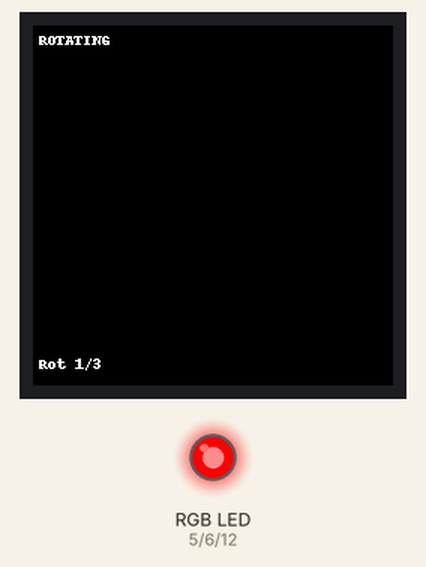
Recording of a program running on a simulated Raspberry Pi (BCM pin numbers). Shown: 240×240 colour display, an RGB LED mixed from three pins (HIGH = lit). The camera gives no picture and a still takes 0.5 s.

Above: at 2.5 s.

The program:

RasPiMilliTome_Acquisition.py
```python
# (licence header left out)
#!/usr/bin/env python3

import RPi.GPIO as GPIO
from picamera import PiCamera
from time import sleep
from PIL import Image, ImageDraw, ImageFont
import st7735
import os
import time

# ================= CONFIG =================
ROTATION_SENSOR_PIN = 18
BUTTON_PIN = 27

LED_R_PIN = 5
LED_G_PIN = 6
LED_B_PIN = 12

ROTATION_LIMIT = 3
PHOTO_FOLDER = "/home/danilo/photos"
os.makedirs(PHOTO_FOLDER, exist_ok=True)

PREVIEW_PATH = os.path.join(PHOTO_FOLDER, "preview.jpg")

# Pi Camera v1 resolutions
PREVIEW_RES = (240, 240)
FULL_RES    = (2592, 1944)

# ================= DISPLAY =================
DC = 24
RST = 25
BL  = 19

disp = st7735.ST7735(
    port=0,
    cs=0,
    dc=DC,
    rst=RST,
    backlight=BL,
    spi_speed_hz=16000000,
    width=240,
    height=240,
    rotation=270,
    offset_left=80,
    offset_top=0,
)

disp.begin()

# ================= GPIO =================
GPIO.setwarnings(False)
GPIO.setmode(GPIO.BCM)

GPIO.setup(ROTATION_SENSOR_PIN, GPIO.IN, pull_up_down=GPIO.PUD_UP)
GPIO.setup(BUTTON_PIN, GPIO.IN)  # ACTIVE-HIGH 3-pin module

GPIO.setup(LED_R_PIN, GPIO.OUT)
GPIO.setup(LED_G_PIN, GPIO.OUT)
GPIO.setup(LED_B_PIN, GPIO.OUT)

# ================= CAMERA =================
camera = PiCamera()
camera.resolution = PREVIEW_RES
camera.rotation = 270
camera.framerate = 24
sleep(2)

# ================= LED =================
def set_led(r, g, b):
    GPIO.output(LED_R_PIN, r)
    GPIO.output(LED_G_PIN, g)
    GPIO.output(LED_B_PIN, b)

def led_red():    set_led(1, 0, 0)
def led_orange(): set_led(1, 1, 0)
def led_green():  set_led(0, 1, 0)
def led_off():    set_led(0, 0, 0)

# ================= BUTTON =================
def button_event():
    if not GPIO.input(BUTTON_PIN):
        return None

    t0 = time.time()
    while GPIO.input(BUTTON_PIN):
        time.sleep(0.01)

    dt = time.time() - t0
    return "long" if dt > 1.0 else "short"

# ================= TFT DRAW =================
font = ImageFont.load_default()

def draw_screen(image=None, title="", bottom_left="", bottom_right=""):
    canvas = Image.new("RGB", (240, 240), "black")

    if image:
        canvas.paste(image, (0, 0))

    draw = ImageDraw.Draw(canvas)
    draw.rectangle((0, 0, 240, 22), fill="black")
    draw.rectangle((0, 218, 240, 240), fill="black")

    draw.text((4, 4), title, fill="white", font=font)
    draw.text((4, 220), bottom_left, fill="white", font=font)
    draw.text((140, 220), bottom_right, fill="white", font=font)

    disp.display(canvas)

# ================= SAVE (FULL RES) =================
def save_photo(index):
    filename = os.path.join(PHOTO_FOLDER, f"photo_{index:03d}.jpg")

    old_res = camera.resolution
    camera.resolution = FULL_RES
    sleep(0.2)  # sensor settle

    camera.capture(filename, quality=95)

    camera.resolution = old_res
    sleep(0.1)

    return filename

# ================= STATES =================
STATE_READY = 0
STATE_LIVE  = 1
STATE_SAVE  = 2

state = STATE_READY
rotation_count = 0
photo_index = 1
prev_rot_state = 0

# ================= START =================
draw_screen(
    title="HAND SAND SLICER",
    bottom_left="READY",
    bottom_right="Rot 0/3"
)
led_red()

try:
    while True:
        rot_state = GPIO.input(ROTATION_SENSOR_PIN)

        # -------- READY: COUNT ROTATIONS --------
        if state == STATE_READY:
            led_red()

            if rot_state == 1 and prev_rot_state == 0:
                rotation_count += 1

            draw_screen(
                title="ROTATING",
                bottom_left=f"Rot {rotation_count}/{ROTATION_LIMIT}",
                bottom_right=""
            )

            if rotation_count >= ROTATION_LIMIT:
                state = STATE_LIVE

        # -------- LIVE PREVIEW --------
        elif state == STATE_LIVE:
            led_orange()

            camera.capture(PREVIEW_PATH, use_video_port=True)
            img = Image.open(PREVIEW_PATH).convert("RGB")

            draw_screen(
                image=img,
                title="PREVIEW",
                bottom_left="SHORT: SAVE",
                bottom_right="LONG: RETAKE"
            )

            event = button_event()
            if event == "short":
                state = STATE_SAVE
            elif event == "long":
                pass  # continue preview

        # -------- SAVE --------
        elif state == STATE_SAVE:
            led_green()

            filename = save_photo(photo_index)
            photo_index += 1

            draw_screen(
                title="SAVED",
                bottom_left=os.path.basename(filename),
                bottom_right=""
            )

            sleep(1.0)

            # wait for rotation contact to open
            while GPIO.input(ROTATION_SENSOR_PIN):
                sleep(0.05)

            rotation_count = 0
            state = STATE_READY

        prev_rot_state = rot_state
        sleep(0.05)

except KeyboardInterrupt:
    pass

finally:
    camera.close()
    led_off()
    disp.display(Image.new("RGB", (240, 240), "black"))
    GPIO.cleanup()
```
